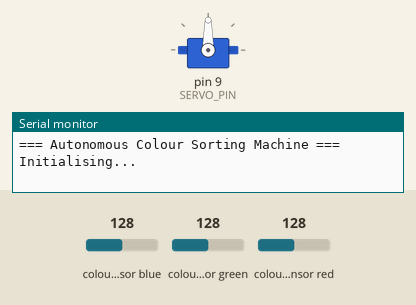
The sketch below on a simulated Arduino Uno, built with avr-gcc and run on an emulated ATmega328P. Shown: servo, the last lines printed to the serial monitor. Wiring (inferred from the names in the program): TCS3200 colour sensor: output pin 8; S2 pin 6; S3 pin 7; S0 pin 4; S1 pin 5. The inputs (shaded band) are chosen by the test bench; at power-on: colour sensor blue 128, colour sensor green 128, colour sensor red 128.

Above: at 0.1 s.
1.8 s: colour sensor blue set to 191
At 3.2 s:
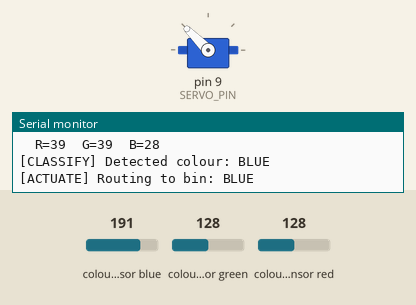
4.8 s: colour sensor green set to 191
At 5.8 s:
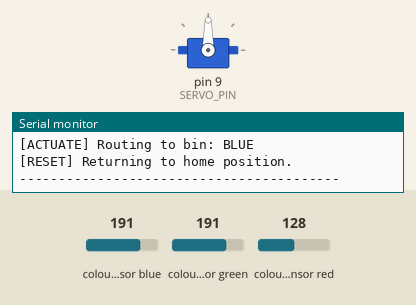
7.4 s: colour sensor red set to 182
8.9 s: colour sensor red set to 191
At 9.6 s:
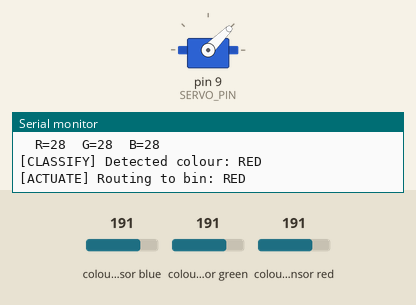
11.9 s: colour sensor blue set to 250
14.9 s: colour sensor blue set to 5
Timing chart, 0 to 18.9 s (numbered marks = the images above; inputs shaded):
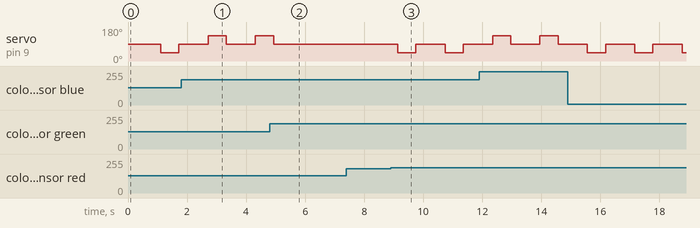

The sketch:

colour_sorting_machine__2_.ino
```cpp
/*
 * ============================================================
 *  AUTONOMOUS COLOUR SORTING MACHINE
 *  Capstone Research Project -- B.Eng. Computer Engineering
 *  Bayero University, Kano . 2019-2020
 *
 *  Author : Abubakar Rabiu Maihadisi
 *  Email  : maihadisiabubakar@gmail.com
 *  GitHub : https://github.com/Maihadisiabu
 *
 *  Hardware:
 *    - Arduino UNO (ATmega328P)
 *    - TCS3200 RGB Colour Sensor
 *    - SG90 / MG995 Servo Motor
 *
 *  Description:
 *    Implements a 5-state finite state machine (FSM) that
 *    continuously reads RGB frequency values from a TCS3200
 *    sensor, classifies the dominant colour, and drives a
 *    servo motor to route the object to the correct bin.
 *
 *  Pin assignments -- see README.md for full wiring diagram.
 * ============================================================
 */

#include <Servo.h>

/* -- PIN DEFINITIONS ----------------------------------------- */
#define S0_PIN   4    // TCS3200 frequency scaling bit 0
#define S1_PIN   5    // TCS3200 frequency scaling bit 1
#define S2_PIN   6    // TCS3200 colour filter select bit 0
#define S3_PIN   7    // TCS3200 colour filter select bit 1
#define OUT_PIN  8    // TCS3200 frequency output (pulse)
#define SERVO_PIN 9   // Servo PWM signal

/* -- SERVO ANGLE POSITIONS (degrees) ------------------------- */
#define SERVO_HOME    90    // Centre / neutral position
#define SERVO_RED     45    // Left bin
#define SERVO_GREEN   90    // Centre bin
#define SERVO_BLUE   135    // Right bin

/* -- COLOUR CLASSIFICATION THRESHOLDS ------------------------ */
/*
 * These values were calibrated empirically under controlled
 * indoor lighting. Recalibrate using calibration_helper.ino
 * if your ambient lighting conditions differ significantly.
 *
 * Lower pulse count = stronger response for that colour filter.
 */
#define RED_THRESHOLD    80    // pulse count below which red dominates
#define GREEN_THRESHOLD  80    // pulse count below which green dominates
#define BLUE_THRESHOLD   80    // pulse count below which blue dominates

/* -- TIMING CONSTANTS (milliseconds) ------------------------ */
#define SENSE_DURATION     100   // how long to count pulses per channel
#define ACTUATE_HOLD_TIME  600   // time to hold servo at bin position
#define RESET_DELAY        400   // delay before returning to home

/* -- FSM STATE DEFINITIONS ----------------------------------- */
typedef enum {
  STATE_IDLE,
  STATE_SENSE,
  STATE_CLASSIFY,
  STATE_ACTUATE,
  STATE_RESET
} SystemState;

/* -- COLOUR LABELS -------------------------------------------- */
typedef enum {
  COLOUR_NONE,
  COLOUR_RED,
  COLOUR_GREEN,
  COLOUR_BLUE
} ColourLabel;

/* -- GLOBAL OBJECTS & VARIABLES ------------------------------ */
Servo sortingServo;

SystemState currentState = STATE_IDLE;
ColourLabel detectedColour = COLOUR_NONE;

unsigned int redCount   = 0;
unsigned int greenCount = 0;
unsigned int blueCount  = 0;

/* -- FUNCTION PROTOTYPES -------------------------------------- */
unsigned int readColourChannel(uint8_t s2, uint8_t s3);
ColourLabel  classifyColour(unsigned int r, unsigned int g, unsigned int b);
void         setServoPosition(ColourLabel colour);
const char*  colourName(ColourLabel colour);

/* ============================================================
 *  SETUP
 * ============================================================ */
void setup() {
  Serial.begin(9600);
  Serial.println(F("=== Autonomous Colour Sorting Machine ==="));
  Serial.println(F("Initialising..."));

  /* Configure TCS3200 control pins as outputs */
  pinMode(S0_PIN, OUTPUT);
  pinMode(S1_PIN, OUTPUT);
  pinMode(S2_PIN, OUTPUT);
  pinMode(S3_PIN, OUTPUT);

  /* Configure TCS3200 output pin as input */
  pinMode(OUT_PIN, INPUT);

  /*
   * Set frequency scaling to 20%:
   * S0=HIGH, S1=LOW -> 20% scaling
   * Good balance between speed and resolution indoors.
   */
  digitalWrite(S0_PIN, HIGH);
  digitalWrite(S1_PIN, LOW);

  /* Attach servo and move to home position */
  sortingServo.attach(SERVO_PIN);
  sortingServo.write(SERVO_HOME);
  delay(500);   // allow servo to reach home

  Serial.println(F("System ready. Entering IDLE state."));
  Serial.println(F("-----------------------------------------"));
}

/* ============================================================
 *  MAIN LOOP -- FSM EXECUTION
 * ============================================================ */
void loop() {
  switch (currentState) {

    /* -- STATE: IDLE ---------------------------------------- */
    case STATE_IDLE:
      /*
       * In a full hardware build, object detection would use
       * an IR proximity sensor or limit switch. Here we poll
       * on a fixed cycle for demonstration purposes.
       *
       * Replace this delay with: if (digitalRead(IR_PIN) == LOW)
       * when integrating an IR object detection sensor.
       */
      delay(500);
      Serial.println(F("[IDLE] Waiting for object..."));
      currentState = STATE_SENSE;
      break;

    /* -- STATE: SENSE --------------------------------------- */
    case STATE_SENSE:
      Serial.println(F("[SENSE] Reading colour channels..."));

      redCount   = readColourChannel(LOW,  LOW);   // Red filter:   S2=LOW,  S3=LOW
      greenCount = readColourChannel(HIGH, HIGH);   // Green filter: S2=HIGH, S3=HIGH
      blueCount  = readColourChannel(LOW,  HIGH);   // Blue filter:  S2=LOW,  S3=HIGH

      Serial.print(F("  R="));  Serial.print(redCount);
      Serial.print(F("  G="));  Serial.print(greenCount);
      Serial.print(F("  B="));  Serial.println(blueCount);

      currentState = STATE_CLASSIFY;
      break;

    /* -- STATE: CLASSIFY ------------------------------------ */
    case STATE_CLASSIFY:
      detectedColour = classifyColour(redCount, greenCount, blueCount);

      Serial.print(F("[CLASSIFY] Detected colour: "));
      Serial.println(colourName(detectedColour));

      currentState = STATE_ACTUATE;
      break;

    /* -- STATE: ACTUATE ------------------------------------- */
    case STATE_ACTUATE:
      Serial.print(F("[ACTUATE] Routing to bin: "));
      Serial.println(colourName(detectedColour));

      setServoPosition(detectedColour);
      delay(ACTUATE_HOLD_TIME);   // hold at bin position while object falls

      currentState = STATE_RESET;
      break;

    /* -- STATE: RESET --------------------------------------- */
    case STATE_RESET:
      Serial.println(F("[RESET] Returning to home position."));
      Serial.println(F("-----------------------------------------"));

      sortingServo.write(SERVO_HOME);
      delay(RESET_DELAY);

      detectedColour = COLOUR_NONE;
      redCount = greenCount = blueCount = 0;

      currentState = STATE_IDLE;
      break;

    default:
      currentState = STATE_IDLE;
      break;
  }
}

/* ============================================================
 *  FUNCTION: readColourChannel
 *
 *  Selects a colour filter on the TCS3200 by setting S2/S3,
 *  then counts output pulses for SENSE_DURATION milliseconds.
 *  Lower count = higher light intensity for that colour.
 *
 *  Parameters:
 *    s2, s3 -- filter select pin states (LOW/HIGH)
 *  Returns:
 *    pulse count over SENSE_DURATION ms
 * ============================================================ */
unsigned int readColourChannel(uint8_t s2, uint8_t s3) {
  digitalWrite(S2_PIN, s2);
  digitalWrite(S3_PIN, s3);
  delay(10);   // allow filter to stabilise
  return (unsigned int) pulseIn(OUT_PIN, LOW, 100000UL);
  /*
   * pulseIn returns pulse width in microseconds.
   * For a frequency-based sensor, counting pulses over a fixed
   * window is more precise. For a production build, replace
   * pulseIn with a hardware timer interrupt counter.
   */
}

/* ============================================================
 *  FUNCTION: classifyColour
 *
 *  Compares R, G, B pulse counts to identify dominant colour.
 *  The channel with the LOWEST count has the highest intensity
 *  (inverse relationship in TCS3200 pulse-width output).
 *
 *  Returns:
 *    ColourLabel enum value
 * ============================================================ */
ColourLabel classifyColour(unsigned int r, unsigned int g, unsigned int b) {
  /* Guard: if all readings are very high, no object detected */
  if (r > 200 && g > 200 && b > 200) {
    return COLOUR_NONE;
  }

  if (r <= g && r <= b) {
    return COLOUR_RED;
  } else if (g <= r && g <= b) {
    return COLOUR_GREEN;
  } else {
    return COLOUR_BLUE;
  }
}

/* ============================================================
 *  FUNCTION: setServoPosition
 *
 *  Writes the servo to the bin angle corresponding to the
 *  detected colour.
 * ============================================================ */
void setServoPosition(ColourLabel colour) {
  switch (colour) {
    case COLOUR_RED:
      sortingServo.write(SERVO_RED);
      break;
    case COLOUR_GREEN:
      sortingServo.write(SERVO_GREEN);
      break;
    case COLOUR_BLUE:
      sortingServo.write(SERVO_BLUE);
      break;
    default:
      sortingServo.write(SERVO_HOME);
      break;
  }
}

/* ============================================================
 *  FUNCTION: colourName
 *
 *  Returns a human-readable string for a ColourLabel.
 *  Uses PROGMEM-friendly F() macro to save SRAM.
 * ============================================================ */
const char* colourName(ColourLabel colour) {
  switch (colour) {
    case COLOUR_RED:   return "RED";
    case COLOUR_GREEN: return "GREEN";
    case COLOUR_BLUE:  return "BLUE";
    default:           return "UNKNOWN";
  }
}
```

Measured:
- the behaviour switches between 186 and 187 on colour sensor red (found by bisection; images 2 and 3)
- after the input at 4.8 s, servo on pin 9 (SERVO_PIN): goes on until 4.9 s, then stays 90°
- after the input at 8.9 s, servo on pin 9 (SERVO_PIN): alternates 90° for 0.99 s and 45° for 0.62 s, starting after 0.24 s
